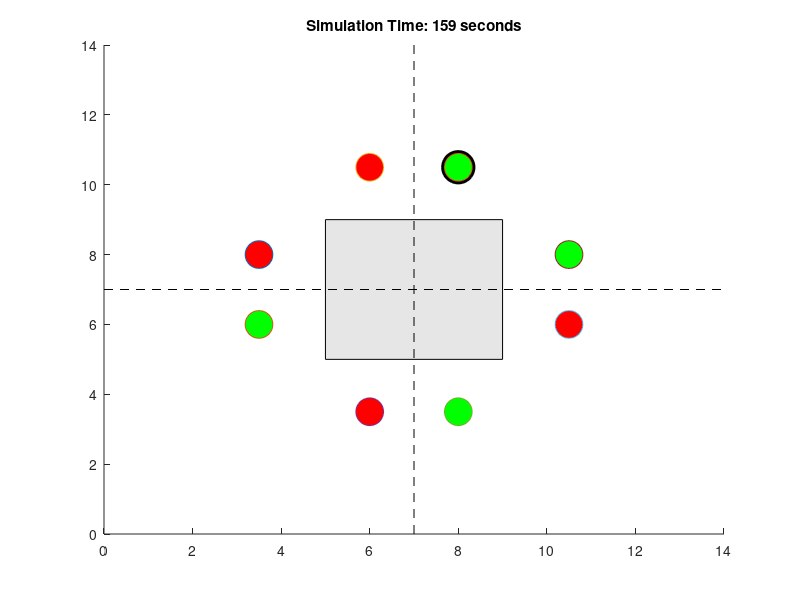

MATLAB code for this plot:
clc;
clear;

greenTime = 15;   
yellowTime = 5;   
redTime = greenTime + yellowTime; 


cycleTime = 4 * (greenTime + yellowTime); 
simulationTime = 2 * cycleTime; 


figure;
axis([0 14 0 14]);
hold on;


rectangle('Position', [5, 5, 4, 4], 'FaceColor', [0.9 0.9 0.9]); 
text(6.5, 13, 'North', 'FontSize', 12);
text(6.5, 1, 'South', 'FontSize', 12);
text(1, 7, 'West', 'FontSize', 12);
text(13, 7, 'East', 'FontSize', 12);


NL = [8, 10.5];  
NR = [6, 10.5];  

SL = [6, 3.5];   
SR = [8, 3.5];   

EL = [10.5, 6];  
ER = [10.5, 8];  

WL = [3.5, 8];   
WR = [3.5, 6];   

currentTime = 0;
while currentTime < simulationTime
    
    cyclePhase = mod(currentTime, cycleTime);

    
    NL_Color = 'red'; NR_Color = 'red';
    SL_Color = 'red'; SR_Color = 'red';
    EL_Color = 'red'; ER_Color = 'red';
    WL_Color = 'red'; WR_Color = 'red';
    activeLight = []; 

    if cyclePhase < greenTime 
        EL_Color = 'green'; SR_Color = 'green'; WR_Color = 'green'; NR_Color = 'green';
        activeLight = EL; 
    elseif cyclePhase < greenTime + yellowTime 
        EL_Color = 'yellow'; SR_Color = 'yellow'; WR_Color = 'yellow'; NR_Color = 'yellow';
        activeLight = EL; 
    elseif cyclePhase < 2 * greenTime + yellowTime 
        SL_Color = 'green'; WR_Color = 'green'; NR_Color = 'green'; ER_Color = 'green';
        activeLight = SL; 
    elseif cyclePhase < 2 * (greenTime + yellowTime) 
        SL_Color = 'yellow'; WR_Color = 'yellow'; NR_Color = 'yellow'; ER_Color = 'yellow';
        activeLight = SL; 
    elseif cyclePhase < 3 * greenTime + 2 * yellowTime 
        WL_Color = 'green'; NR_Color = 'green'; ER_Color = 'green'; SR_Color = 'green';
        activeLight = WL; 
    elseif cyclePhase < 3 * (greenTime + yellowTime) 
        WL_Color = 'yellow'; NR_Color = 'yellow'; ER_Color = 'yellow'; SR_Color = 'yellow';
        activeLight = WL; 
    else 
        NL_Color = 'green'; ER_Color = 'green'; SR_Color = 'green'; WR_Color = 'green';
        activeLight = NL; 
    end

    
    cla;
    rectangle('Position', [5, 5, 4, 4], 'FaceColor', [0.9 0.9 0.9]); 
    hold on;

   
    line([7, 7], [0, 14], 'Color', 'black', 'LineStyle', '--'); 
    line([0, 14], [7, 7], 'Color', 'black', 'LineStyle', '--');

    
    if ~isempty(activeLight)
        plot(activeLight(1), activeLight(2), 'o', 'MarkerSize', 24, 'MarkerFaceColor', 'black', 'MarkerEdgeColor', 'black');
    end

    
    plot(NL(1), NL(2), 'o', 'MarkerSize', 20, 'MarkerFaceColor', NL_Color);
    plot(NR(1), NR(2), 'o', 'MarkerSize', 20, 'MarkerFaceColor', NR_Color);
    plot(SL(1), SL(2), 'o', 'MarkerSize', 20, 'MarkerFaceColor', SL_Color);
    plot(SR(1), SR(2), 'o', 'MarkerSize', 20, 'MarkerFaceColor', SR_Color);
    plot(EL(1), EL(2), 'o', 'MarkerSize', 20, 'MarkerFaceColor', EL_Color);
    plot(ER(1), ER(2), 'o', 'MarkerSize', 20, 'MarkerFaceColor', ER_Color);
    plot(WL(1), WL(2), 'o', 'MarkerSize', 20, 'MarkerFaceColor', WL_Color);
    plot(WR(1), WR(2), 'o', 'MarkerSize', 20, 'MarkerFaceColor', WR_Color);

    
    title(['Simulation Time: ' num2str(currentTime) ' seconds']);
    pause(1); 
    currentTime = currentTime + 1;
end
